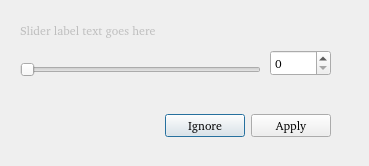
<?xml version="1.0" encoding="UTF-8"?>
<ui version="4.0">
 <class>SliderDialog</class>
 <widget class="QDialog" name="SliderDialog">
  <property name="geometry">
   <rect>
    <x>0</x>
    <y>0</y>
    <width>369</width>
    <height>166</height>
   </rect>
  </property>
  <property name="font">
   <font>
    <family>FROMVS [MAXR]</family>
   </font>
  </property>
  <property name="windowTitle">
   <string>Dialog</string>
  </property>
  <widget class="QDialogButtonBox" name="SliderbuttonBox">
   <property name="geometry">
    <rect>
     <x>70</x>
     <y>110</y>
     <width>261</width>
     <height>32</height>
    </rect>
   </property>
   <property name="orientation">
    <enum>Qt::Horizontal</enum>
   </property>
   <property name="standardButtons">
    <set>QDialogButtonBox::Apply|QDialogButtonBox::Ignore</set>
   </property>
  </widget>
  <widget class="QSlider" name="Sliderhorizontal">
   <property name="geometry">
    <rect>
     <x>20</x>
     <y>60</y>
     <width>241</width>
     <height>20</height>
    </rect>
   </property>
   <property name="orientation">
    <enum>Qt::Horizontal</enum>
   </property>
  </widget>
  <widget class="QSpinBox" name="SliderspinBox">
   <property name="geometry">
    <rect>
     <x>270</x>
     <y>50</y>
     <width>61</width>
     <height>26</height>
    </rect>
   </property>
  </widget>
  <widget class="QLabel" name="Sliderlabel">
   <property name="enabled">
    <bool>false</bool>
   </property>
   <property name="geometry">
    <rect>
     <x>20</x>
     <y>20</y>
     <width>271</width>
     <height>20</height>
    </rect>
   </property>
   <property name="font">
    <font>
     <family>FROMVS</family>
    </font>
   </property>
   <property name="text">
    <string>Slider label text goes here</string>
   </property>
  </widget>
 </widget>
 <resources/>
 <connections>
  <connection>
   <sender>SliderbuttonBox</sender>
   <signal>accepted()</signal>
   <receiver>SliderDialog</receiver>
   <slot>accept()</slot>
   <hints>
    <hint type="sourcelabel">
     <x>248</x>
     <y>254</y>
    </hint>
    <hint type="destinationlabel">
     <x>157</x>
     <y>274</y>
    </hint>
   </hints>
  </connection>
  <connection>
   <sender>SliderbuttonBox</sender>
   <signal>rejected()</signal>
   <receiver>SliderDialog</receiver>
   <slot>reject()</slot>
   <hints>
    <hint type="sourcelabel">
     <x>316</x>
     <y>260</y>
    </hint>
    <hint type="destinationlabel">
     <x>286</x>
     <y>274</y>
    </hint>
   </hints>
  </connection>
 </connections>
</ui>
